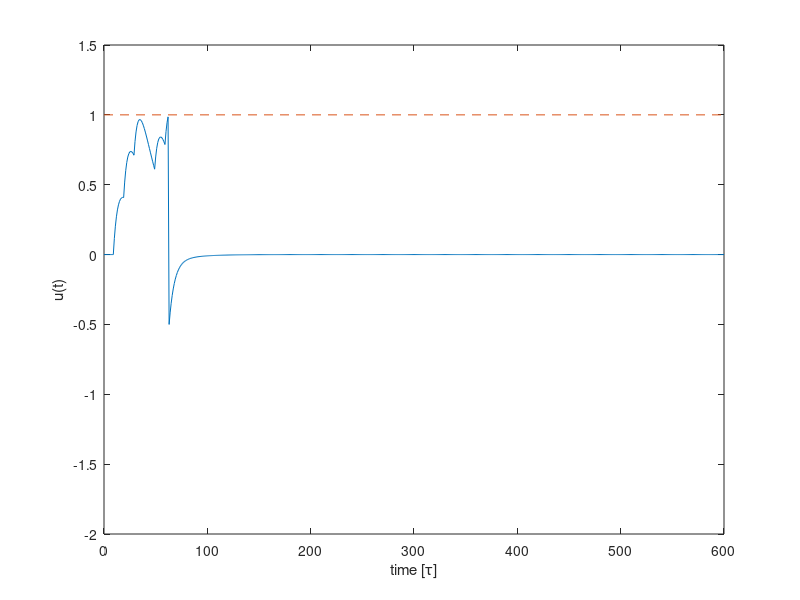

This figure's MATLAB source:
%
% Session: Signle Neuron Models
% Exerise 5: Integrate and Fire with synapses
% Adopted from http://math.bu.edu/people/mak/MA665 course materials
%
%
%

clear all
clf

t = (0:600); %duration of simulation 600 time steps

%Neuron Parameters
%----------
C = 2; %capa
R = 10; %resistance

ur =  -0.5; %reset potential
u0 = 0; % resting potential

q = 1.3; %total charge

tc = -100000; 
th = 1; %the neuron threshold
taus = 5;
tauc = 10;

u = zeros(length(t), 1); %membrane potential

%%% TODO %%%
% Change the vector of incoming spikes to achieve the following:
%   1. Inside the time window from 0 to 200 ms there will be 4 incoming
%      spikes and 1 output spike.
%   2. Inside the time window from 200 to 400 ms there will 5 incoming
%      spikes and 0 output spikes.
%   3. Is is possible to produce 2 output spikes with 5 incoming spikes?
%      If yes, then produce it in time window 400 to 600 ms, if not show
%      the maximal voltages you can achieve with 5 input spikes.
%
f = [10 20 30 50 60]; %the spike times of the presynaptic neuron
seps = 0;

for i=1:length(t);					 
	
	seps = 0;
	for j=1:length(f);
		
        eps = 0;
	  
        if (tc <= f(j) && f(j) <= i)
            eps = exp(-(i -f(j))/(R*C)) - exp(-(i-f(j))/taus);
        end
	   
        if (f(j) < tc && tc <= i)
            eps = exp(-(tc-f(j))/taus)*(exp(-(i-tc)/(R*C)) - exp(-(i-tc)/taus));
        end
	   
        seps = seps + eps;
		
	end;
	
	u(i) = u0 + (ur - u0) * exp(-( i - tc) / (R*C))  +q/C * 1/(1-taus/(R*C))*seps; 
  
	if(u(i) >= th)   %generate spike			  
        tc = i;
        u(i) = ur;
	end
	
end 



%plot membrane potential vs time
plot(t,u);
hold on; plot([0 600],[1 1],'--');
axis([0 600 -2 1.5])
xlabel('time [\tau]');
ylabel('u(t)')   
